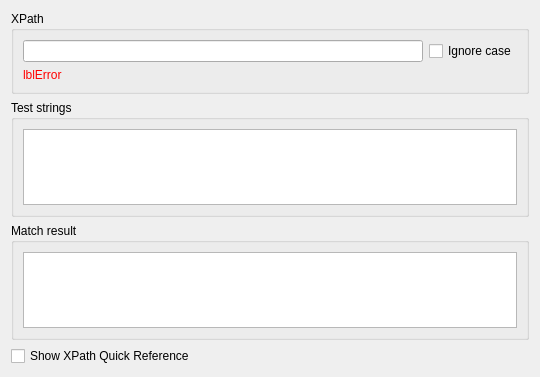
<?xml version="1.0" encoding="UTF-8"?>
<ui version="4.0">
 <class>Form</class>
 <widget class="QWidget" name="Form">
  <property name="geometry">
   <rect>
    <x>0</x>
    <y>0</y>
    <width>537</width>
    <height>377</height>
   </rect>
  </property>
  <property name="windowTitle">
   <string>Form</string>
  </property>
  <layout class="QHBoxLayout" name="horizontalLayout">
   <item>
    <layout class="QVBoxLayout" name="verticalLayout">
     <item>
      <widget class="QGroupBox" name="groupBox">
       <property name="title">
        <string>XPath</string>
       </property>
       <layout class="QGridLayout" name="gridLayout">
        <item row="2" column="0">
         <widget class="QLabel" name="lblError">
          <property name="styleSheet">
           <string notr="true">color: #FF0000;</string>
          </property>
          <property name="text">
           <string>lblError</string>
          </property>
          <property name="alignment">
           <set>Qt::AlignLeading|Qt::AlignLeft|Qt::AlignVCenter</set>
          </property>
          <property name="margin">
           <number>5</number>
          </property>
         </widget>
        </item>
        <item row="1" column="0">
         <layout class="QHBoxLayout" name="horizontalLayout_2">
          <property name="topMargin">
           <number>0</number>
          </property>
          <item>
           <widget class="QLineEdit" name="lineEditXPath">
            <property name="minimumSize">
             <size>
              <width>400</width>
              <height>0</height>
             </size>
            </property>
            <property name="toolTip">
             <string>&lt;html&gt;&lt;head/&gt;&lt;body&gt;&lt;p&gt;Type your regular expression here&lt;/p&gt;&lt;/body&gt;&lt;/html&gt;</string>
            </property>
           </widget>
          </item>
          <item>
           <widget class="QCheckBox" name="checkBoxIgnoreCase">
            <property name="toolTip">
             <string>&lt;html&gt;&lt;head/&gt;&lt;body&gt;&lt;p&gt;Perform case-insensitive matching; expressions like &lt;span style=&quot; font-family:'Courier New,courier';&quot;&gt;[A-Z]&lt;/span&gt; will match lowercase letters, too. This is not affected by the current locale.&lt;/p&gt;&lt;/body&gt;&lt;/html&gt;</string>
            </property>
            <property name="text">
             <string>Ignore case</string>
            </property>
           </widget>
          </item>
         </layout>
        </item>
       </layout>
      </widget>
     </item>
     <item>
      <widget class="QGroupBox" name="groupBox_2">
       <property name="title">
        <string>Test strings</string>
       </property>
       <layout class="QGridLayout" name="gridLayout_2">
        <item row="0" column="0">
         <widget class="QPlainTextEdit" name="plainTextEditTestString">
          <property name="minimumSize">
           <size>
            <width>400</width>
            <height>0</height>
           </size>
          </property>
          <property name="toolTip">
           <string>&lt;html&gt;&lt;head/&gt;&lt;body&gt;&lt;p&gt;Type your test strings here&lt;/p&gt;&lt;/body&gt;&lt;/html&gt;</string>
          </property>
         </widget>
        </item>
       </layout>
      </widget>
     </item>
     <item>
      <widget class="QGroupBox" name="groupBox_3">
       <property name="title">
        <string>Match result</string>
       </property>
       <layout class="QGridLayout" name="gridLayout_3">
        <item row="0" column="0">
         <widget class="QPlainTextEdit" name="plainTextEditMatchResult">
          <property name="minimumSize">
           <size>
            <width>100</width>
            <height>0</height>
           </size>
          </property>
          <property name="toolTip">
           <string>&lt;html&gt;&lt;head/&gt;&lt;body&gt;&lt;p&gt;The match result&lt;/p&gt;&lt;/body&gt;&lt;/html&gt;</string>
          </property>
          <property name="readOnly">
           <bool>true</bool>
          </property>
         </widget>
        </item>
       </layout>
      </widget>
     </item>
     <item>
      <widget class="QCheckBox" name="checkBoxQuickRef">
       <property name="toolTip">
        <string>&lt;html&gt;&lt;head/&gt;&lt;body&gt;&lt;p&gt;Show/Hide the quick reference panel.&lt;/p&gt;&lt;/body&gt;&lt;/html&gt;</string>
       </property>
       <property name="text">
        <string>Show XPath Quick Reference</string>
       </property>
      </widget>
     </item>
    </layout>
   </item>
  </layout>
 </widget>
 <resources/>
 <connections/>
</ui>
